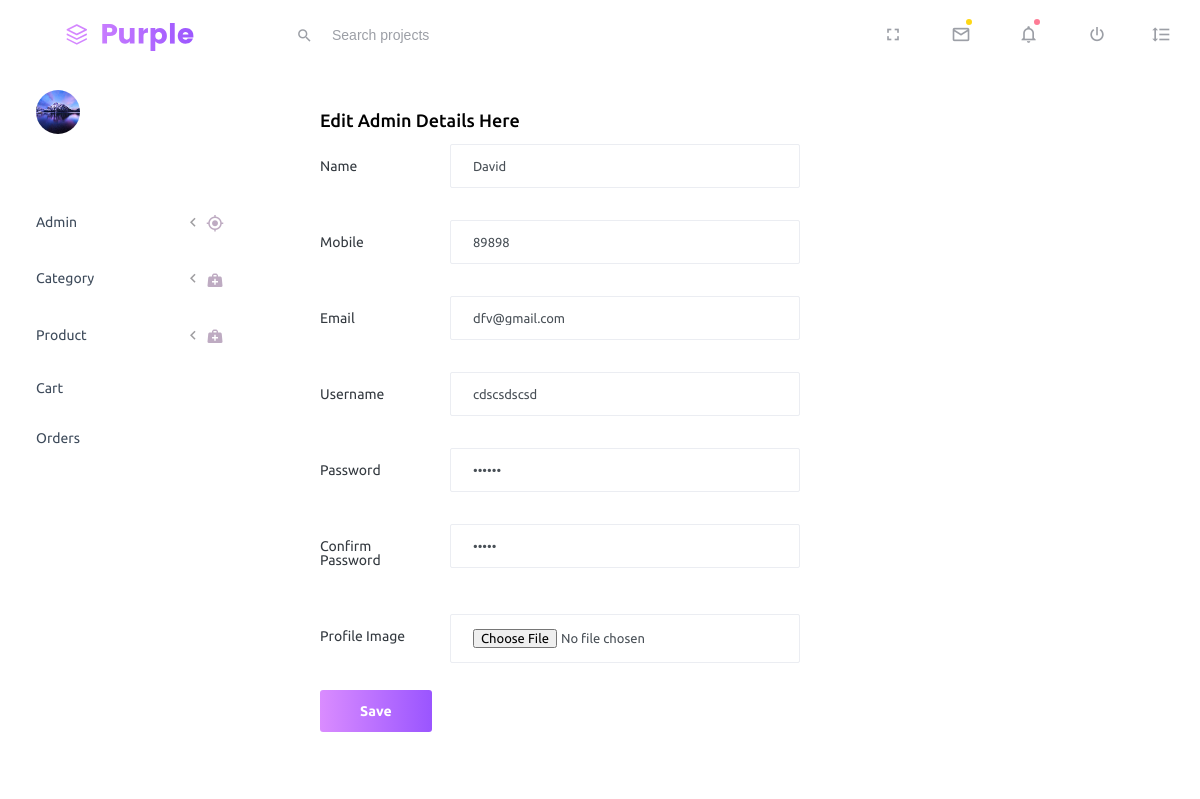
/Market/edt_adm/5/, run on the app's committed database.
### Market/models.py (models this page shows)
class Admins(models.Model):
    Name = models.CharField(max_length=25, null=True, blank=True)
    Mobile = models.IntegerField(null=True, blank=True)
    Email = models.EmailField(null=True, blank=True)
    Username = models.CharField(max_length=25, null=True, blank=True)
    Password = models.CharField(max_length=25, null=True, blank=True)
    Confirm = models.CharField(max_length=25, null=True, blank=True)
    Image = models.ImageField(upload_to="profile", null=True, blank=True)

### Market/views.py (the view)
# urls.py: path('edt_adm/<int:dataid>/', views.edt_adm, name="edt_adm"),
def edt_adm(req, dataid):
    data = Admins.objects.get(id=dataid)
    print(data)
    return render(req, "Edit_adm.html", {'data': data})

### Market/templates/Edit_adm.html (shortened to what this page needs)
{% extends 'index.html' %}
{% block content %}
<!DOCTYPE html>
<html lang="en">
<head>
</head>
<body>
        <div class="col-md-6 grid-margin stretch-card">
              <div class="card">
                <div class="card-body">
                  <h4 class="card-title">Edit Admin Details Here</h4>
                  <form class="forms-sample" method="post" action="{% url 'upd_adm' dataid=data.id %}" enctype="multipart/form-data">
                       <div class="form-group row">
                      <label for="exampleInputUsername2" class="col-sm-3 col-form-label">Name</label>
                      <div class="col-sm-9">
                        <input type="text" class="form-control" name="name" value="{{ data.Name }}" id="exampleInputUsername1" placeholder="Enter your name">
                      </div>
                    </div>
                      <div class="form-group row">
                      <label for="exampleInputMobile" class="col-sm-3 col-form-label">Mobile</label>
                      <div class="col-sm-9">
                        <input type="text" class="form-control"name="mob" value="{{ data.Mobile }}" id="exampleInputMobile" placeholder="Enter Mobile number">
                      </div>
                    </div>
                    <div class="form-group row">
                      <label for="exampleInputEmail2" class="col-sm-3 col-form-label">Email</label>
                      <div class="col-sm-9">
                        <input type="email" class="form-control" name="email" value="{{ data.Email }}" id="exampleInputEmail2" placeholder="Enter your Email id">
                      </div>
                    </div>
                        <div class="form-group row">
                      <label for="exampleInputUsername2" class="col-sm-3 col-form-label">Username</label>
                      <div class="col-sm-9">
                        <input type="text" class="form-control" name="user" value="{{ data.Username }}" id="exampleInputUsername2" placeholder="Username">
                      </div>
                    </div>
                    <div class="form-group row">
                      <label for="exampleInputPassword2" class="col-sm-3 col-form-label">Password</label>
                      <div class="col-sm-9">
                        <input type="password" class="form-control" name="pwd" value="{{ data.Password }}" id="exampleInputPassword2" placeholder="Enter a Password">
                      </div>
                    </div>
                    <div class="form-group row">
                      <label for="exampleInputConfirmPassword2" class="col-sm-3 col-form-label">Confirm Password</label>
                      <div class="col-sm-9">
                        <input type="password" class="form-control" name="con" value="{{ data.Confirm }}" id="exampleInputConfirmPassword2" placeholder="Re-enter your Password">
                      </div>
                    </div>
                      <div class="form-group row">
                        <label class="col-sm-3 col-form-label">Profile Image</label>
                          <div class="col-sm-9">
                              <input type="file" name="img" class="form-control file-upload-info" value="{{ data.Image.url }}" placeholder="Upload Image">
                          </div>
                      </div>
                    <button type="submit" class="btn btn-gradient-primary mr-2">Save</button>
                  </form>
                </div>
              </div>
            </div>
</body>
</html>
{% endblock %}

### data on the page
Admins: name "David", mob "89898", email "dfv@gmail.com", user "cdscsdscsd"
